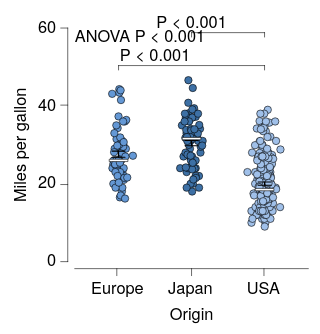

Vega-Lite specification stored for this chart:
### Vega-Lite specification from a JSON file in a GitHub repository (floating-point values rounded to 4 significant figures; data arrays with more than 128 entries replaced by an {"elided": "..."} marker saying what was removed)
{"background": "white", "config": {"arc": {"fill": "black", "fillOpacity": 1.0, "innerRadius": 25.0, "padAngle": 0.03, "stroke": "black", "strokeOpacity": 1, "strokeWidth": 0.25}, "area": {"fill": "black", "fillOpacity": 1.0, "stroke": "black", "strokeOpacity": 1, "strokeWidth": 0.25}, "axis": {"domain": true, "domainCap": "round", "domainColor": "black", "domainWidth": 0.25, "grid": false, "gridCap": "round", "gridColor": "#F1F1F1", "gridDash": [0, 0], "gridOpacity": 1.0, "gridWidth": 0.25, "labelColor": "black", "labelFont": "HelveticaNeue", "labelFontSize": 7, "labelFontStyle": "normal", "labelFontWeight": 400, "offset": 3, "ticks": true, "tickCap": "round", "tickColor": "black", "tickSize": 3, "tickWidth": 0.25, "titleColor": "black", "titleFont": "HelveticaNeue", "titleFontSize": 7, "titleFontStyle": "normal", "titleFontWeight": 400}, "axisX": {"domain": true, "labelAlign": "center", "labelAngle": 0, "labels": true, "ticks": true, "translate": 0}, "axisY": {"domain": true, "labelAlign": "right", "labelAngle": 0, "labels": true, "ticks": true, "translate": 0}, "axisRight": {"domain": true, "labelAlign": "left", "labelAngle": 0, "labels": true, "ticks": true, "translate": 0}, "axisTop": {"domain": true, "labelAlign": "center", "labelAngle": 0, "labels": true, "ticks": true, "translate": 0}, "bar": {"fill": "black", "fillOpacity": 1.0, "stroke": "black", "strokeOpacity": 1, "strokeWidth": 0.25}, "boxplot": {"size": 8.0, "ticks": {"cornerRadius": 0.25, "fill": "black", "size": 6.0, "thickness": 0.25}, "box": {"fillOpacity": 1.0, "stroke": "black", "strokeOpacity": 1, "strokeWidth": 0.25}, "median": {"fill": "white", "fillOpacity": 1.0, "size": 8.0, "stroke": "black", "strokeOpacity": 1, "strokeWidth": 0.25}, "rule": {"fill": "black", "fillOpacity": 1.0, "size": 10.0, "stroke": "black", "strokeDash": [0, 0], "strokeOpacity": 1, "strokeWidth": 0.25}, "outliers": {"color": "black", "fill": "black", "fillOpacity": 1.0, "size": 0, "stroke": "black", "strokeOpacity": 1, "strokeWidth": 0.25}}, "circle": {"fill": "white", "fillOpacity": 1.0, "size": 2.5, "stroke": "black", "strokeOpacity": 1, "strokeWidth": 0.25}, "errorband": {"band": {"fillOpacity": 0.6, "stroke": null, "strokeWidth": 0.25, "strokeOpacity": 1}, "borders": {"opacity": 0, "strokeOpacity": 0.25, "strokeWidth": 1}}, "errorbar": {"opacity": 1, "rule": {"strokeDash": [0, 0], "strokeWidth": 0.5}, "ticks": {"color": "black", "cornerRadius": 0.25, "opacity": 1, "size": 6.0, "thickness": 0.5}, "thickness": 0.5}, "font": "HelveticaNeue", "geoshape": {"fill": "black", "fillOpacity": 1.0, "stroke": "black", "strokeOpacity": 1, "strokeWidth": 0.25}, "header": {"labelColor": "black", "labelFont": "HelveticaNeue", "labelFontSize": 7, "labelFontStyle": "normal", "labelFontWeight": 400, "titleColor": "black", "titleFont": "HelveticaNeue", "titleFontSize": 7, "titleFontStyle": "normal", "titleFontWeight": 400, "titlePadding": 0}, "legend": {"disable": false, "offset": 3, "gradientLength": 50.0, "gradientThickness": 5.0, "gradientOpacity": 1.0, "gradientStrokeColor": "black", "gradientStrokeWidth": 0.25, "labelColor": "black", "labelFont": "HelveticaNeue", "labelFontSize": 7, "labelFontStyle": "normal", "labelFontWeight": 400, "strokeColor": "black", "strokeWidth": 0, "symbolSize": 42, "symbolStrokeColor": "black", "symbolStrokeWidth": 0.25, "titleColor": "black", "titleFont": "HelveticaNeue", "titleFontSize": 7, "titleFontStyle": "normal", "titleFontWeight": 400}, "line": {"color": "black", "stroke": "black", "strokeCap": "round", "strokeDash": [0, 0], "strokeOpacity": 1, "strokeWidth": 0.375}, "point": {"filled": true, "fill": "black", "fillOpacity": 1.0, "size": 5.0, "stroke": "black", "strokeOpacity": 1, "strokeWidth": 0.25}, "range": {"category": {"scheme": ["#DFE9F7", "#ADC8EC", "#7AA8E0", "#4D87CA", "#386898", "#264A69"]}, "diverging": {"scheme": ["#BC4A5A", "#C96872", "#D4858B", "#DFA1A5", "#E8BDBF", "#F0DADA", "#F6F6F6", "#D7E0EB", "#B9CBE0", "#9BB6D5", "#7DA1C9", "#5F8CBD", "#4177B1"]}, "heatmap": {"scheme": ["#DFE9F7", "#C6D9F1", "#ADC8EC", "#94B8E6", "#7AA8E0", "#6097DA", "#4D87CA", "#4177B1", "#386898", "#2F597F", "#264A69", "#1D3A58"]}, "ordinal": {"scheme": ["#DFE9F7", "#C6D9F1", "#ADC8EC", "#94B8E6", "#7AA8E0", "#6097DA", "#4D87CA", "#4177B1", "#386898", "#2F597F", "#264A69", "#1D3A58"]}, "ramp": {"scheme": ["#DFE9F7", "#C6D9F1", "#ADC8EC", "#94B8E6", "#7AA8E0", "#6097DA", "#4D87CA", "#4177B1", "#386898", "#2F597F", "#264A69", "#1D3A58"]}}, "rule": {"color": "black", "stroke": "black", "strokeCap": "round", "strokeDash": [2, 2], "strokeOpacity": 1, "strokeWidth": 0.25}, "scale": {"bandPaddingInner": 0.1, "bandPaddingOuter": 0.1, "round": false}, "rect": {"fill": "black", "fillOpacity": 1.0, "stroke": "black", "strokeOpacity": 1, "strokeWidth": 0.25}, "square": {"fill": "black", "fillOpacity": 1.0, "size": 10.0, "stroke": "black", "strokeOpacity": 1, "strokeWidth": 0.25}, "text": {"color": "black", "font": "HelveticaNeue", "fontSize": 7, "fontStyle": "normal", "fontWeight": 400}, "title": {"anchor": "middle", "frame": "group", "color": "black", "font": "HelveticaNeue", "fontSize": 7, "fontStyle": "normal", "fontWeight": 400, "subtitleColor": "black", "subtitleFont": "HelveticaNeue", "subtitleFontSize": "HelveticaNeue", "subtitleFontStyle": "normal", "subtitleFontWeight": 400}, "view": {"continuousWidth": 100, "continuousHeight": 100, "discreteWidth": 100, "discreteHeight": 100, "fill": null, "stroke": null, "strokeWidth": 0.25}}, "layer": [{"data": {"name": "data-935eb22f7559d5aa3d079daff97b9735"}, "mark": {"type": "circle", "opacity": 1.0, "size": 10.0}, "encoding": {"color": {"field": "Origin", "legend": null, "sort": ["USA", "Europe", "Japan"], "title": null, "type": "nominal"}, "x": {"axis": {}, "field": "Origin", "sort": ["USA", "Europe", "Japan"], "title": "Origin", "type": "nominal"}, "xOffset": {"field": "jitter_x", "scale": {"domain": [-7.33, 7.33], "range": [5.17, 19.83]}, "type": "quantitative"}, "y": {"field": "Miles_per_Gallon", "title": "Miles per gallon", "type": "quantitative"}}}, {"data": {"name": "data-4bd92e4c9b29f52b896ac3c737c396e4"}, "mark": {"type": "errorbar"}, "encoding": {"x": {"axis": {}, "field": "Origin", "sort": ["USA", "Europe", "Japan"], "title": "Origin", "type": "nominal"}, "y": {"field": "__mean", "title": "Miles per gallon", "type": "quantitative"}, "yError": {"field": "__error"}}}, {"data": {"name": "data-935eb22f7559d5aa3d079daff97b9735"}, "mark": {"type": "boxplot", "box": {"fillOpacity": 0, "strokeOpacity": 0}, "outliers": {"opacity": 0}, "rule": {"strokeOpacity": 0}, "ticks": false}, "encoding": {"x": {"axis": {}, "field": "Origin", "sort": ["USA", "Europe", "Japan"], "title": "Origin", "type": "nominal"}, "y": {"field": "Miles_per_Gallon", "title": "Miles per gallon", "type": "quantitative"}}}, {"layer": [{"data": {"name": "data-f3d3057cd27e08bbf0694749938c943e"}, "mark": {"type": "text", "align": "left", "angle": 0, "baseline": "top", "dx": 0, "dy": 0, "fontSize": 7, "opacity": 1.0}, "encoding": {"text": {"field": "__text", "type": "nominal"}, "x": {"value": 0}, "y": {"value": 0}}}, {"layer": [{"data": {"values": [{"x": "USA", "x2": "Europe", "y": 50.36, "__dysonsphere__": 1}]}, "mark": {"type": "rule", "strokeCap": "round", "strokeDash": [0, 0], "strokeWidth": 0.25}, "encoding": {"x": {"field": "x", "type": "nominal"}, "x2": {"field": "x2"}, "y": {"field": "y", "type": "quantitative"}}}, {"data": {"values": [{"x": "USA", "y": 50.36, "y2": 49.23, "__dysonsphere__": 1}]}, "mark": {"type": "rule", "strokeCap": "round", "strokeDash": [0, 0], "strokeWidth": 0.25}, "encoding": {"x": {"field": "x", "type": "nominal"}, "y": {"field": "y", "type": "quantitative"}, "y2": {"field": "y2"}}}, {"data": {"values": [{"x": "Europe", "y": 50.36, "y2": 49.23, "__dysonsphere__": 1}]}, "mark": {"type": "rule", "strokeCap": "round", "strokeDash": [0, 0], "strokeWidth": 0.25}, "encoding": {"x": {"field": "x", "type": "nominal"}, "y": {"field": "y", "type": "quantitative"}, "y2": {"field": "y2"}}}, {"data": {"values": [{"y": 50.36, "label": "P < 0.001", "__dysonsphere__": 1}]}, "mark": {"type": "text", "align": "center", "dy": -4, "fontSize": 7}, "encoding": {"text": {"field": "label", "type": "nominal"}, "x": {"value": 34.38}, "y": {"field": "y", "type": "quantitative"}}}]}, {"layer": [{"data": {"values": [{"x": "USA", "x2": "Japan", "y": 58.82, "__dysonsphere__": 1}]}, "mark": {"type": "rule", "strokeCap": "round", "strokeDash": [0, 0], "strokeWidth": 0.25}, "encoding": {"x": {"field": "x", "type": "nominal"}, "x2": {"field": "x2"}, "y": {"field": "y", "type": "quantitative"}}}, {"data": {"values": [{"x": "USA", "y": 58.82, "y2": 57.69, "__dysonsphere__": 1}]}, "mark": {"type": "rule", "strokeCap": "round", "strokeDash": [0, 0], "strokeWidth": 0.25}, "encoding": {"x": {"field": "x", "type": "nominal"}, "y": {"field": "y", "type": "quantitative"}, "y2": {"field": "y2"}}}, {"data": {"values": [{"x": "Japan", "y": 58.82, "y2": 57.69, "__dysonsphere__": 1}]}, "mark": {"type": "rule", "strokeCap": "round", "strokeDash": [0, 0], "strokeWidth": 0.25}, "encoding": {"x": {"field": "x", "type": "nominal"}, "y": {"field": "y", "type": "quantitative"}, "y2": {"field": "y2"}}}, {"data": {"values": [{"y": 58.82, "label": "P < 0.001", "__dysonsphere__": 1}]}, "mark": {"type": "text", "align": "center", "dy": -4, "fontSize": 7}, "encoding": {"text": {"field": "label", "type": "nominal"}, "x": {"value": 50.0}, "y": {"field": "y", "type": "quantitative"}}}]}], "name": "__dysonsphere_e292d23a7f59b5b1_1"}], "$schema": "https://vega.github.io/schema/vega-lite/v6.4.1.json", "datasets": {"data-935eb22f7559d5aa3d079daff97b9735": {"elided": "392 records"}, "data-4bd92e4c9b29f52b896ac3c737c396e4": [{"Origin": "Europe", "__mean": 27.6, "__error": 0.798, "__dysonsphere__": 1}, {"Origin": "USA", "__mean": 20.03, "__error": 0.4115, "__dysonsphere__": 1}, {"Origin": "Japan", "__mean": 30.45, "__error": 0.6852, "__dysonsphere__": 1}], "data-f3d3057cd27e08bbf0694749938c943e": [{"__text": "ANOVA P < 0.001", "__dysonsphere__": 1}]}}
